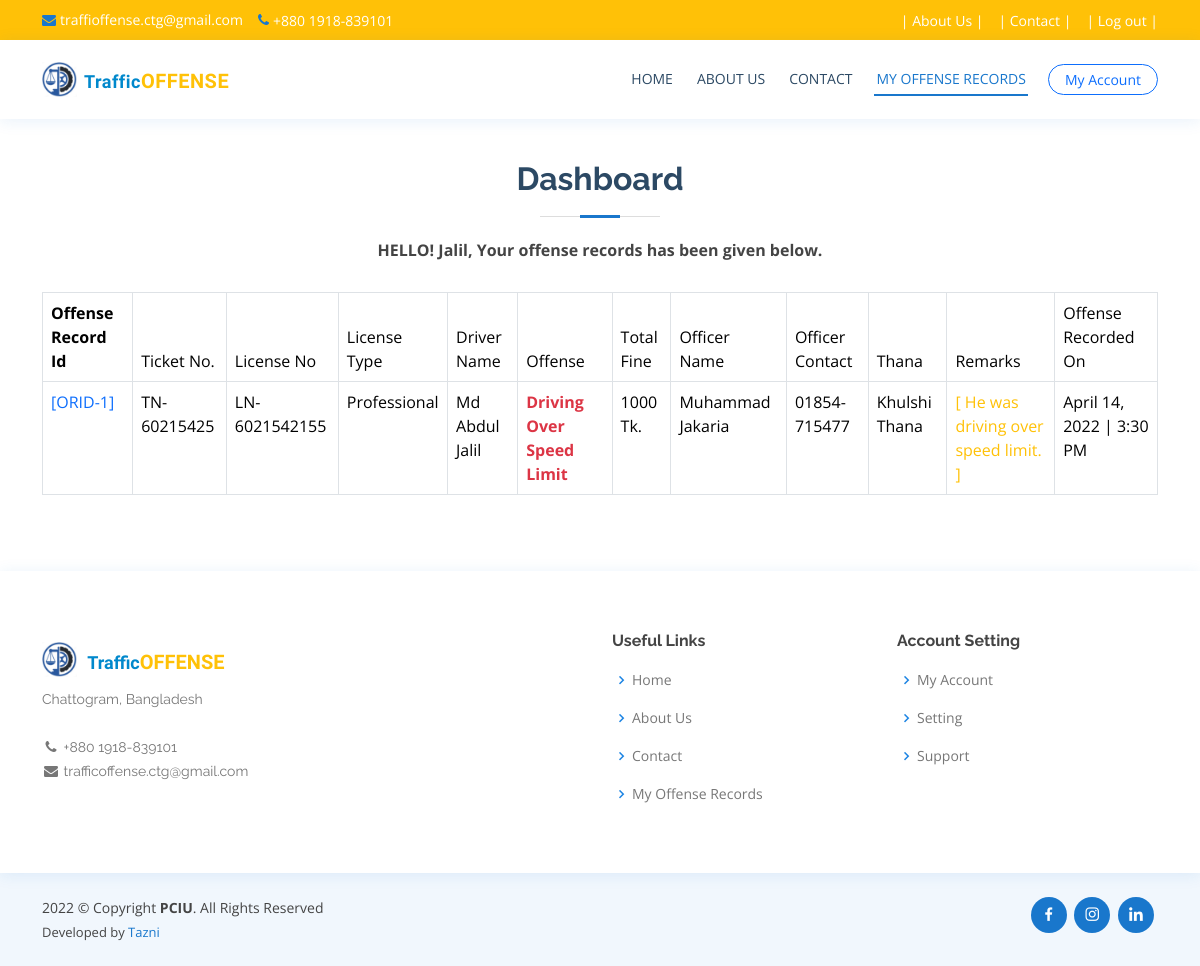
Screenshot of /Driver_Panel/dashboard.php (signed in) with the database file from the repository.
### tables this page shows
CREATE TABLE IF NOT EXISTS `tb_offense_record` (
  `offense_record_id` bigint(20) NOT NULL AUTO_INCREMENT,
  `offense_record_code` int(11) DEFAULT NULL,
  `first_name` varchar(255) DEFAULT NULL,
  `last_name` varchar(255) DEFAULT NULL,
  `contact_number` varchar(255) DEFAULT NULL,
  `civil_status` varchar(255) DEFAULT NULL,
  `nationality` varchar(255) DEFAULT NULL,
  `date_of_birth` varchar(255) DEFAULT NULL,
  `present_address` varchar(255) DEFAULT NULL,
  `parmanent_address` varchar(255) DEFAULT NULL,
  `driver_user_name` varchar(255) DEFAULT NULL,
  `license_no` varchar(255) DEFAULT NULL,
  `license_type` varchar(255) DEFAULT NULL,
  `ticket_no` varchar(255) DEFAULT NULL,
  `offense_name` varchar(255) DEFAULT NULL,
  `total_fine` double DEFAULT NULL,
  `offense_record_status` varchar(255) DEFAULT NULL,
  `officer_id` int(11) DEFAULT NULL,
  `officer_name` varchar(255) DEFAULT NULL,
  `officer_contact` varchar(255) DEFAULT NULL,
  `thana_name` varchar(255) DEFAULT NULL,
  `offense_record_added_date` varchar(255) DEFAULT NULL,
  `offense_record_added_time` varchar(255) DEFAULT NULL,
  `remarks` varchar(255) DEFAULT NULL,
  `offense_recorded_by` varchar(255) DEFAULT NULL,
  `record_verify_status` int(11) DEFAULT 0,
  `entry_time` datetime DEFAULT NULL,
  PRIMARY KEY (`offense_record_id`)
);

### Driver_Panel/include/Database.php (called while the page is built, shortened)
<?php
Class Database{
 public $host   = DB_HOST;
 public $user   = DB_USER;
 public $pass   = DB_PASS;
 public $dbname = DB_NAME;
 public $link;
private function connectDB(){
 $this->link = new mysqli($this->host, $this->user, $this->pass,
  $this->dbname);
 }
public function select($query){
  $result = $this->link->query($query) or
   die($this->link->error.__LINE__);
  if($result->num_rows > 0){
    return $result;
  } else {
    return false;
  }
 }
}

### Driver_Panel/dashboard.php (the view, shortened to what this page needs)
<?php
  include "include/Database.php";
 ?>
 <?php
   $user_name  = $_SESSION['user_name'];
   $db         = new Database();
   $sql        = "SELECT * FROM tb_offense_record WHERE driver_user_name = '$user_name'";
   $read_offense_record = $db->select($sql);
  ?>
<!DOCTYPE html>
<html lang="en">
<head>
  <link href="assets/vendor/animate.css/animate.min.css" rel="stylesheet">
  <link href="assets/vendor/bootstrap/css/bootstrap.min.css" rel="stylesheet">
  <link href="assets/vendor/bootstrap-icons/bootstrap-icons.css" rel="stylesheet">
  <link href="assets/vendor/boxicons/css/boxicons.min.css" rel="stylesheet">
  <link href="assets/vendor/fontawesome-free/css/all.min.css" rel="stylesheet">
  <link href="assets/vendor/glightbox/css/glightbox.min.css" rel="stylesheet">
  <link href="assets/vendor/remixicon/remixicon.css" rel="stylesheet">
  <link href="assets/vendor/swiper/swiper-bundle.min.css" rel="stylesheet">
  <link href="assets/css/style.css" rel="stylesheet">
  <link rel="stylesheet" href="font-awesome-4.7.0/css/font-awesome.min.css">
</head>
<body>
  <div id="topbar" class="d-flex align-items-center fixed-top" style="background-color: #FFC107;">
    <div class="container d-flex justify-content-between">
      <div class="contact-info d-flex align-items-center" style="color: white;">
        <i class="fa fa-envelope"></i> <a href="mailto:trana@example.com" style="color: white;">traffioffense.ctg@gmail.com</a>
        <i class="fa fa-phone"></i> +880 1918-839101
      </div>
      <div class="d-none d-lg-flex social-links align-items-center">
        <a href="#about" style="color: white;">| About Us |</a> <a href="contact.php" style="color: white;">| Contact |</a> <a onclick="return confirm('Sure to logout?')" href="logout.php" style="color: white;">| Log out |</a>
      </div>
    </div>
  </div>
  <header id="header" class="fixed-top">
    <div class="container d-flex align-items-center">
      <h1 class="logo me-auto">
        <a href="index.php"><img src="assets/img/nav_icon.PNG" height="35" alt="nav_logo" /> <span style="font-family: 'Quantico', sans-serif; font-size: 18px; color: #0088CC;"><strong>Traffic<span class="text-warning" style="font-size: 20px;">OFFENSE</span></strong></span></a>
      </h1>
      <nav id="navbar" class="navbar order-last order-lg-0">
        <ul>
          <li><a class="nav-link scrollto" href="index.php">HOME</a></li>
          <li><a class="nav-link scrollto" href="#about">ABOUT US</a></li>
          <li><a class="nav-link scrollto" href="contact.php">CONTACT</a></li>
          <li><a class="nav-link scrollto active" href="dashboard.php">MY OFFENSE RECORDS</a></li>
        </ul>
      </nav>
      <a href="dashboard.php" class="btn btn-outline-primary btn-sm px-3" style="border-radius: 20px; margin-left: 20px;"><span class="d-none d-md-inline"></span>My Account</a>
    </div>
  </header>
  <main id="main">
    <section id="dashboard" class="dashboard" style="margin-top: 100px;">
      <div class="container">
        <div class="section-title">
          <h2>Dashboard</h2>
          <p><strong>HELLO! <?php echo $_SESSION['user_name']; ?>, Your offense records has been given below.</strong></p>
        </div>
        <table class="table table-bordered">
          <thead style="background-color: #FABF0C; color: white;">
            <tr>
              <th>Offense Record Id</th>
              <td>Ticket No.</td>
              <td>License No</td>
              <td>License Type</td>
              <td>Driver Name</td>
              <td>Offense</td>
              <td>Total Fine</td>
              <td>Officer Name</td>
              <td>Officer Contact</td>
              <td>Thana</td>
              <td>Remarks</td>
              <td>Offense Recorded On</td>
            </tr>
          </thead>
          <tbody>
            <?php if($read_offense_record){ $i = 0; ?>
            <?php while($result = $read_offense_record->fetch_assoc()){ $i = $i + 1; ?>
            <tr>
              <td class="text-primary"><?php echo '[ORID-'.$result['offense_record_id'].']'; ?></td>
              <td><?php echo $result['ticket_no']; ?></td>
              <td><?php echo $result['license_no']; ?></td>
              <td><?php echo $result['license_type']; ?></td>
              <td><?php echo $result['first_name']; ?> <?php echo $result['last_name']; ?></td>
              <td class="text-danger"><strong><?php echo $result['offense_name']; ?></strong></td>
              <td><?php echo $result['total_fine'].' Tk.'; ?></td>
              <td><?php echo $result['officer_name']; ?></td>
              <td><?php echo $result['officer_contact']; ?></td>
              <td><?php echo $result['thana_name']; ?></td>
              <td class="text-warning">[ <?php echo $result['remarks']; ?> ]</td>
              <td><?php echo date("F j, Y", strtotime($result['offense_record_added_date'])) ?> | <?php echo $result['offense_record_added_time']; ?></td>
            </tr>
            <?php } ?>
            <?php }else{ ?>
            <?php $msg = '<div class="alert alert-warning alert-dismissable w-75 m-auto" id="flash-msg">No Data Found!</div><br />';
                echo $msg; ?>
            <?php } ?>
          </tbody>
        </table>
      </div>
    </section>
  </main>
  <footer id="footer">
    <div class="footer-top">
      <div class="container">
        <div class="row">
          <div class="col-lg-6 col-md-6 footer-contact">
            <h1 class="logo me-auto">
              <a href="index.php"><img src="assets/img/nav_icon.PNG" height="35" alt="nav_logo" /> <span style="font-family: 'Quantico', sans-serif; font-size: 18px; color: #0088CC;"><strong>Traffic<span class="text-warning" style="font-size: 20px;">OFFENSE</span></strong></span></a>
            </h1>
            <p>
              Chattogram, Bangladesh <br><br>
              <strong><i class="fa fa-phone fa-fw"></i></strong> +880 1918-839101<br>
              <strong><i class="fa fa-envelope fa-fw"></i></strong> trafficoffense.ctg@gmail.com<br>
            </p>
          </div>
          <div class="col-lg-3 col-md-6 footer-links">
            <h4>Useful Links</h4>
            <ul>
              <li><i class="bx bx-chevron-right"></i> <a href="index.php">Home</a></li>
              <li><i class="bx bx-chevron-right"></i> <a href="#about">About Us</a></li>
              <li><i class="bx bx-chevron-right"></i> <a href="contact.php">Contact</a></li>
              <li><i class="bx bx-chevron-right"></i> <a href="dashboard.php">My Offense Records</a></li>
            </ul>
          </div>
          <div class="col-lg-3 col-md-6 footer-links">
            <h4>Account Setting</h4>
            <ul>
              <li><i class="bx bx-chevron-right"></i> <a href="dashboard.php">My Account</a></li>
              <li><i class="bx bx-chevron-right"></i> <a href="#">Setting</a></li>
              <li><i class="bx bx-chevron-right"></i> <a href="#">Support</a></li>
            </ul>
          </div>
        </div>
      </div>
    </div>
    <div class="container d-md-flex py-4">
      <div class="me-md-auto text-center text-md-start">
        <div class="copyright">
          <?php echo date("Y"); ?> &copy; Copyright <strong><span>PCIU</span></strong>. All Rights Reserved
        </div>
        <div class="credits">
          Developed by <a href="#">Tazni</a>
        </div>
      </div>
      <div class="social-links text-center text-md-right pt-3 pt-md-0">
        <a href="#" class="facebook"><i class="bx bxl-facebook"></i></a>
        <a href="#" class="instagram"><i class="bx bxl-instagram"></i></a>
        <a href="#" class="linkedin"><i class="bx bxl-linkedin"></i></a>
      </div>
    </div>
  </footer>
</body>

### Driver_Panel/assets/css/style.css (style rules this page uses)
body { font-family: "Open Sans", sans-serif; color: #444444; }
a { color: #1977cc; text-decoration: none; }
h1, h2, h3, h4, h5, h6 { font-family: "Raleway", sans-serif; }
#topbar { background: #fff; height: 40px; font-size: 14px; transition: all 0.5s; z-index: 996; }
#topbar .contact-info a { line-height: 1; color: #444444; transition: 0.3s; }
#topbar .social-links a { color: #437099; padding-left: 15px; display: inline-block; line-height: 1px; transition: 0.3s; }
#topbar .social-links a:first-child { border-left: 0; }
#header { background: #fff; transition: all 0.5s; z-index: 997; padding: 15px 0; top: 40px; box-shadow: 0px 2px 15px rgba(25, 119, 204, 0.1); }
#header .logo { font-size: 30px; margin: 0; padding: 0; line-height: 1; font-weight: 700; letter-spacing: 0.5px; font-family: "Poppins", sans-serif; }
#header .logo a { color: #2c4964; }
#header .logo img { max-height: 40px; }
.navbar { padding: 0; }
.navbar ul { margin: 0; padding: 0; display: flex; list-style: none; align-items: center; }
.navbar li { position: relative; }
.navbar > ul > li { position: relative; white-space: nowrap; padding: 8px 0 8px 20px; }
.navbar a, .navbar a:focus { display: flex; align-items: center; justify-content: space-between; font-size: 14px; color: #2c4964; white-space: nowrap; transition: 0.3s; border-bottom: 2px solid #fff; padding: 5px 2px; }
.navbar a:hover, .navbar .active, .navbar .active:focus, .navbar li:hover > a { color: #1977cc; border-color: #1977cc; }
section { padding: 60px 0; overflow: hidden; }
.section-title { text-align: center; padding-bottom: 30px; }
.section-title h2 { font-size: 32px; font-weight: bold; margin-bottom: 20px; padding-bottom: 20px; position: relative; color: #2c4964; }
.section-title h2::before { content: ""; position: absolute; display: block; width: 120px; height: 1px; background: #ddd; bottom: 1px; left: calc(50% - 60px); }
.section-title h2::after { content: ""; position: absolute; display: block; width: 40px; height: 3px; background: #1977cc; bottom: 0; left: calc(50% - 20px); }
.section-title p { margin-bottom: 0; }
#footer { color: #444444; font-size: 14px; background: #f1f7fd; }
#footer .footer-top { padding: 60px 0 30px 0; background: #fff; box-shadow: 0px 2px 15px rgba(25, 119, 204, 0.1); }
#footer .footer-top .footer-contact { margin-bottom: 30px; }
#footer .footer-top .footer-contact p { font-size: 14px; line-height: 24px; margin-bottom: 0; font-family: "Raleway", sans-serif; color: #777777; }
#footer .footer-top h4 { font-size: 16px; font-weight: bold; color: #444444; position: relative; padding-bottom: 12px; }
#footer .footer-top .footer-links { margin-bottom: 30px; }
#footer .footer-top .footer-links ul { list-style: none; padding: 0; margin: 0; }
#footer .footer-top .footer-links ul i { padding-right: 2px; color: #1c84e3; font-size: 18px; line-height: 1; }
#footer .footer-top .footer-links ul li { padding: 10px 0; display: flex; align-items: center; }
#footer .footer-top .footer-links ul li:first-child { padding-top: 0; }
#footer .footer-top .footer-links ul a { color: #777777; transition: 0.3s; display: inline-block; line-height: 1; }
#footer .credits { padding-top: 5px; font-size: 13px; color: #444444; }
#footer .social-links a { font-size: 18px; display: inline-block; background: #1977cc; color: #fff; line-height: 1; padding: 8px 0; margin-right: 4px; border-radius: 50%; text-align: center; width: 36px; height: 36px; transition: 0.3s; }

### rows the page displays
tb_offense_record: offense_record_id "1", ticket_no "TN-60215425", license_no "LN-6021542155", license_type "Professional", first_name "Md Abdul", last_name "Jalil", offense_name "Driving Over Speed Limit", total_fine "1000", officer_name "Muhammad Jakaria", officer_contact "01854-715477", thana_name "Khulshi Thana", remarks "He was driving over speed limit.", offense_record_added_date "April 14, 2022", offense_record_added_time "3:30 PM"

### other values shown
$_SESSION['user_name'] "Jalil"
